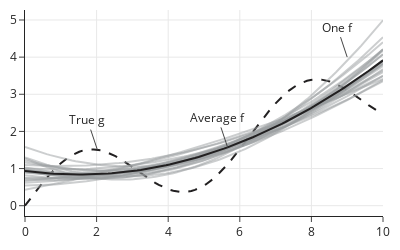

The notebook cell saved with this chart:
### Markdown cell above
We can show on a plot all 25 fitted models along with the true function, $g$, and the average of the fitted curves, $ \bar{f} $. To do this, we use transparency for the 25 fitted models to distinguish overlapping curves:

### Code cell
fig = go.Figure()

fig.add_trace(
    go.Scatter(x=x_full, y=y_true, line_color=charcoal, line_dash="dash")
)

for j in range(25):
    fig.add_trace(
        go.Scatter(x=x_full, y=fits[j], line_color="rgba(153, 157, 160, 0.5)")
    )

fig.add_trace(
    go.Scatter(x=x_full, y=np.mean(fits, axis=0), line_color=charcoal)
)


fig.add_annotation(x=2.02, y=1.51, text="True g")

fig.add_annotation(x=9, y=4.0, text="One f")

fig.add_annotation(x=5.66, y=1.57, text="Average f")

fig.update_layout(height=250, width=400, showlegend=False)
fig.show()
